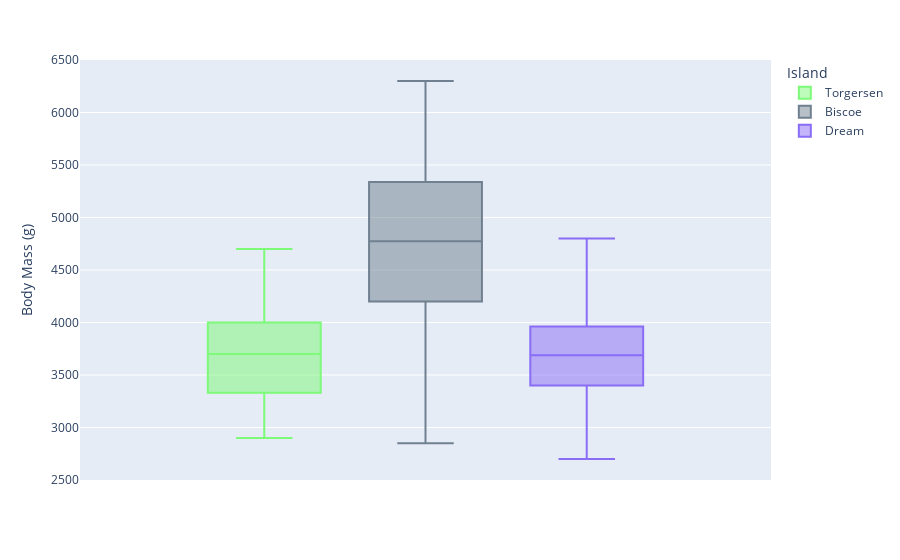

The code cell stored with this chart in its notebook:
### Markdown cell above
#### Individual color scheme for categories in box chart

### Code cell
ind_color_map = {'Torgersen': 'rgb(124, 250, 120)', 
                 'Biscoe': 'rgb(112,128,144)', 
                 'Dream': 'rgb(137, 109, 247)'}

fig = px.box(data_frame=penguins, y='Body Mass (g)',
             color_discrete_map=ind_color_map,
             color='Island')
fig.show()

### Figure 1 — Plotly figure (JSON) as saved in the notebook; plotly's stock layout.template omitted (floating-point values rounded to 4 significant figures; data arrays with more than 128 entries replaced by an {"elided": "..."} marker saying what was removed)
{"data": [{"alignmentgroup": "True", "hovertemplate": "Island=Torgersen<br>Body Mass (g)=%{y}<extra></extra>", "legendgroup": "Torgersen", "marker": {"color": "rgb(124, 250, 120)"}, "name": "Torgersen", "notched": false, "offsetgroup": "Torgersen", "orientation": "v", "showlegend": true, "type": "box", "x0": " ", "xaxis": "x", "y": [3750, 3800, 3250, null, 3450, 3650, 3625, 4675, 3475, 4250, 3300, 3700, 3200, 3800, 4400, 3700, 3450, 4500, 3325, 4200, 3050, 4450, 3600, 3900, 3550, 4150, 3700, 4250, 3700, 3900, 3550, 4000, 3200, 4700, 3800, 4200, 2900, 3775, 3350, 3325, 3150, 3500, 3450, 3875, 3050, 4000, 3275, 4300, 3050, 4000, 3325, 3500], "y0": " ", "yaxis": "y"}, {"alignmentgroup": "True", "hovertemplate": "Island=Biscoe<br>Body Mass (g)=%{y}<extra></extra>", "legendgroup": "Biscoe", "marker": {"color": "rgb(112,128,144)"}, "name": "Biscoe", "notched": false, "offsetgroup": "Biscoe", "orientation": "v", "showlegend": true, "type": "box", "x0": " ", "xaxis": "x", "y": {"elided": "168 int values"}, "y0": " ", "yaxis": "y"}, {"alignmentgroup": "True", "hovertemplate": "Island=Dream<br>Body Mass (g)=%{y}<extra></extra>", "legendgroup": "Dream", "marker": {"color": "rgb(137, 109, 247)"}, "name": "Dream", "notched": false, "offsetgroup": "Dream", "orientation": "v", "showlegend": true, "type": "box", "x0": " ", "xaxis": "x", "y": [3250, 3900, 3300, 3900, 3325, 4150, 3950, 3550, 3300, 4650, 3150, 3900, 3100, 4400, 3000, 4600, 3425, 2975, 3450, 4150, 3350, 3550, 3800, 3500, 3950, 3600, 3550, 4300, 3400, 4450, 3300, 4300, 3700, 4350, 2900, 4100, 3500, 4475, 3425, 3900, 3175, 3975, 3400, 4250, 3400, 3475, 3050, 3725, 3000, 3650, 4250, 3475, 3450, 3750, 3700, 4000, 3500, 3900, 3650, 3525, 3725, 3950, 3250, 3750, 4150, 3700, 3800, 3775, 3700, 4050, 3575, 4050, 3300, 3700, 3450, 4400, 3600, 3400, 2900, 3800, 3300, 4150, 3400, 3800, 3700, 4550, 3200, 4300, 3350, 4100, 3600, 3900, 3850, 4800, 2700, 4500, 3950, 3650, 3550, 3500, 3675, 4450, 3400, 4300, 3250, 3675, 3325, 3950, 3600, 4050, 3350, 3450, 3250, 4050, 3800, 3525, 3950, 3650, 3650, 4000, 3400, 3775, 4100, 3775], "y0": " ", "yaxis": "y"}], "layout": {"boxmode": "group", "legend": {"title": {"text": "Island"}, "tracegroupgap": 0}, "margin": {"t": 60}, "xaxis": {"anchor": "y", "domain": [0, 1]}, "yaxis": {"anchor": "x", "domain": [0, 1], "title": {"text": "Body Mass (g)"}}}}
